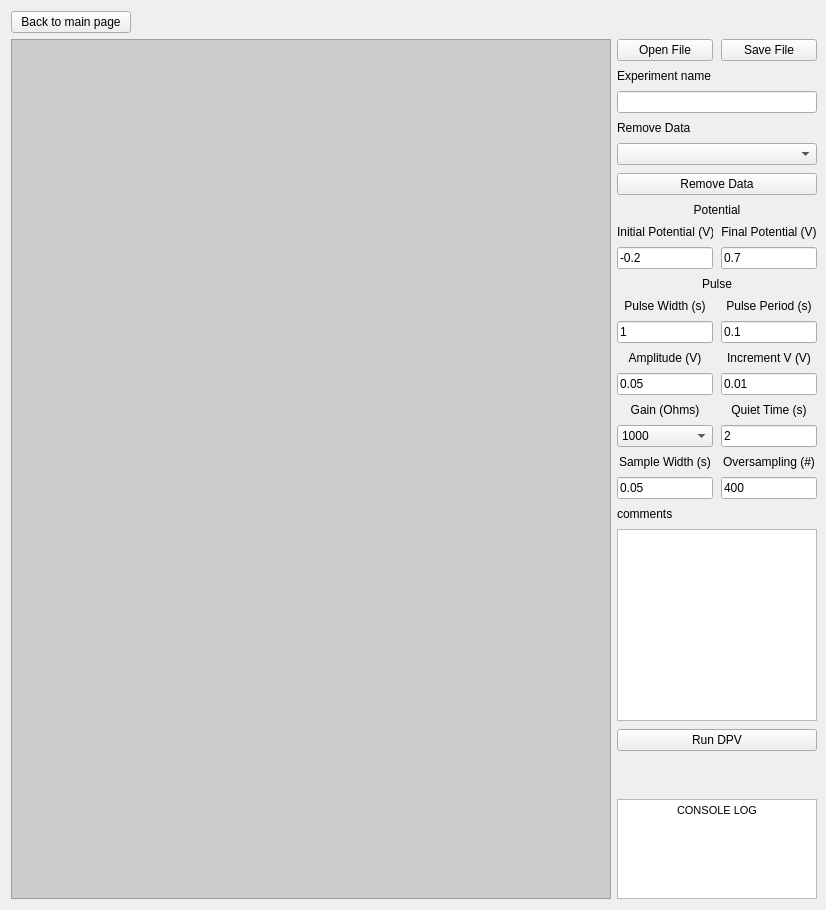
      <widget class="QWidget" name="dpv_page">
       <layout class="QGridLayout" name="gridLayout_12">
        <property name="rightMargin">
         <number>9</number>
        </property>
        <item row="1" column="0">
         <widget class="QPushButton" name="dpv_to_main_button">
          <property name="maximumSize">
           <size>
            <width>120</width>
            <height>16777215</height>
           </size>
          </property>
          <property name="text">
           <string>Back to main page</string>
          </property>
         </widget>
        </item>
        <item row="2" column="0">
         <layout class="QHBoxLayout" name="dpv_horizontal_layout">
          <item>
           <widget class="QGraphicsView" name="dpv_plot_widget_container">
            <property name="minimumSize">
             <size>
              <width>600</width>
              <height>300</height>
             </size>
            </property>
            <property name="styleSheet">
             <string notr="true">background-color:#CCCCCC;</string>
            </property>
           </widget>
          </item>
          <item>
           <layout class="QVBoxLayout" name="dpv_parameters">
            <property name="spacing">
             <number>8</number>
            </property>
            <item>
             <layout class="QGridLayout" name="dpv_file_layout">
              <item row="0" column="1">
               <widget class="QPushButton" name="dpv_save_file_button">
                <property name="text">
                 <string>Save File</string>
                </property>
               </widget>
              </item>
              <item row="0" column="0">
               <widget class="QPushButton" name="dpv_open_file_button">
                <property name="text">
                 <string>Open File</string>
                </property>
               </widget>
              </item>
             </layout>
            </item>
            <item>
             <widget class="QLabel" name="label_5">
              <property name="text">
               <string>Experiment name</string>
              </property>
             </widget>
            </item>
            <item>
             <widget class="QLineEdit" name="dpv_experiment_name">
              <property name="sizePolicy">
               <sizepolicy hsizetype="Ignored" vsizetype="Fixed">
                <horstretch>0</horstretch>
                <verstretch>0</verstretch>
               </sizepolicy>
              </property>
             </widget>
            </item>
            <item>
             <widget class="QLabel" name="label_6">
              <property name="text">
               <string>Remove Data</string>
              </property>
             </widget>
            </item>
            <item>
             <widget class="QComboBox" name="dpv_remove_data_combo_box"/>
            </item>
            <item>
             <widget class="QPushButton" name="dpv_remove_data_button">
              <property name="text">
               <string>Remove Data</string>
              </property>
             </widget>
            </item>
            <item>
             <widget class="QLabel" name="dpv_potential__label">
              <property name="text">
               <string>&lt;html&gt;&lt;head/&gt;&lt;body&gt;&lt;p align=&quot;center&quot;&gt;Potential&lt;/p&gt;&lt;/body&gt;&lt;/html&gt;</string>
              </property>
             </widget>
            </item>
            <item>
             <layout class="QGridLayout" name="dpv_potential_layout">
              <item row="0" column="1">
               <widget class="QLabel" name="dpv_final_potential_label">
                <property name="sizePolicy">
                 <sizepolicy hsizetype="Ignored" vsizetype="Preferred">
                  <horstretch>0</horstretch>
                  <verstretch>0</verstretch>
                 </sizepolicy>
                </property>
                <property name="text">
                 <string>&lt;html&gt;&lt;head/&gt;&lt;body&gt;&lt;p align=&quot;center&quot;&gt;Final Potential (V)&lt;/p&gt;&lt;/body&gt;&lt;/html&gt;</string>
                </property>
               </widget>
              </item>
              <item row="1" column="1">
               <widget class="QLineEdit" name="dpv_final_potential">
                <property name="sizePolicy">
                 <sizepolicy hsizetype="Ignored" vsizetype="Fixed">
                  <horstretch>0</horstretch>
                  <verstretch>0</verstretch>
                 </sizepolicy>
                </property>
                <property name="text">
                 <string>0.7</string>
                </property>
               </widget>
              </item>
              <item row="0" column="0">
               <widget class="QLabel" name="dpv_initial_potential_label">
                <property name="sizePolicy">
                 <sizepolicy hsizetype="Ignored" vsizetype="Preferred">
                  <horstretch>0</horstretch>
                  <verstretch>0</verstretch>
                 </sizepolicy>
                </property>
                <property name="text">
                 <string>&lt;html&gt;&lt;head/&gt;&lt;body&gt;&lt;p align=&quot;center&quot;&gt;Initial Potential (V)&lt;/p&gt;&lt;/body&gt;&lt;/html&gt;</string>
                </property>
               </widget>
              </item>
              <item row="1" column="0">
               <widget class="QLineEdit" name="dpv_initial_potential">
                <property name="sizePolicy">
                 <sizepolicy hsizetype="Ignored" vsizetype="Fixed">
                  <horstretch>0</horstretch>
                  <verstretch>0</verstretch>
                 </sizepolicy>
                </property>
                <property name="text">
                 <string>-0.2</string>
                </property>
               </widget>
              </item>
             </layout>
            </item>
            <item>
             <widget class="QLabel" name="dpv_pulse_label">
              <property name="text">
               <string>&lt;html&gt;&lt;head/&gt;&lt;body&gt;&lt;p align=&quot;center&quot;&gt;Pulse&lt;/p&gt;&lt;/body&gt;&lt;/html&gt;</string>
              </property>
             </widget>
            </item>
            <item>
             <layout class="QGridLayout" name="dpv_pulse_layout">
              <item row="0" column="0">
               <widget class="QLabel" name="dpv_pulse_width_label">
                <property name="sizePolicy">
                 <sizepolicy hsizetype="Ignored" vsizetype="Preferred">
                  <horstretch>0</horstretch>
                  <verstretch>0</verstretch>
                 </sizepolicy>
                </property>
                <property name="text">
                 <string>&lt;html&gt;&lt;head/&gt;&lt;body&gt;&lt;p align=&quot;center&quot;&gt;Pulse Width (s)&lt;/p&gt;&lt;/body&gt;&lt;/html&gt;</string>
                </property>
               </widget>
              </item>
              <item row="1" column="1">
               <widget class="QLineEdit" name="dpv_pulse_period">
                <property name="sizePolicy">
                 <sizepolicy hsizetype="Ignored" vsizetype="Fixed">
                  <horstretch>0</horstretch>
                  <verstretch>0</verstretch>
                 </sizepolicy>
                </property>
                <property name="text">
                 <string>0.1</string>
                </property>
               </widget>
              </item>
              <item row="1" column="0">
               <widget class="QLineEdit" name="dpv_pulse_width">
                <property name="sizePolicy">
                 <sizepolicy hsizetype="Ignored" vsizetype="Fixed">
                  <horstretch>0</horstretch>
                  <verstretch>0</verstretch>
                 </sizepolicy>
                </property>
                <property name="text">
                 <string>1</string>
                </property>
               </widget>
              </item>
              <item row="3" column="0">
               <widget class="QLineEdit" name="dpv_amplitude">
                <property name="sizePolicy">
                 <sizepolicy hsizetype="Ignored" vsizetype="Fixed">
                  <horstretch>0</horstretch>
                  <verstretch>0</verstretch>
                 </sizepolicy>
                </property>
                <property name="text">
                 <string>0.05</string>
                </property>
               </widget>
              </item>
              <item row="2" column="1">
               <widget class="QLabel" name="dpv_increment_label">
                <property name="sizePolicy">
                 <sizepolicy hsizetype="Ignored" vsizetype="Preferred">
                  <horstretch>0</horstretch>
                  <verstretch>0</verstretch>
                 </sizepolicy>
                </property>
                <property name="text">
                 <string>&lt;html&gt;&lt;head/&gt;&lt;body&gt;&lt;p align=&quot;center&quot;&gt;Increment V (V)&lt;/p&gt;&lt;/body&gt;&lt;/html&gt;</string>
                </property>
               </widget>
              </item>
              <item row="0" column="1">
               <widget class="QLabel" name="dpv_pulse_period_label">
                <property name="sizePolicy">
                 <sizepolicy hsizetype="Ignored" vsizetype="Preferred">
                  <horstretch>0</horstretch>
                  <verstretch>0</verstretch>
                 </sizepolicy>
                </property>
                <property name="text">
                 <string>&lt;html&gt;&lt;head/&gt;&lt;body&gt;&lt;p align=&quot;center&quot;&gt;Pulse Period (s)&lt;/p&gt;&lt;/body&gt;&lt;/html&gt;</string>
                </property>
               </widget>
              </item>
              <item row="3" column="1">
               <widget class="QLineEdit" name="dpv_increment_potential">
                <property name="sizePolicy">
                 <sizepolicy hsizetype="Ignored" vsizetype="Fixed">
                  <horstretch>0</horstretch>
                  <verstretch>0</verstretch>
                 </sizepolicy>
                </property>
                <property name="text">
                 <string>0.01</string>
                </property>
               </widget>
              </item>
              <item row="2" column="0">
               <widget class="QLabel" name="dpv_amplitude_label">
                <property name="sizePolicy">
                 <sizepolicy hsizetype="Ignored" vsizetype="Preferred">
                  <horstretch>0</horstretch>
                  <verstretch>0</verstretch>
                 </sizepolicy>
                </property>
                <property name="text">
                 <string>&lt;html&gt;&lt;head/&gt;&lt;body&gt;&lt;p align=&quot;center&quot;&gt;Amplitude (V)&lt;/p&gt;&lt;/body&gt;&lt;/html&gt;</string>
                </property>
               </widget>
              </item>
             </layout>
            </item>
            <item>
             <layout class="QGridLayout" name="gridLayout_14">
              <item row="3" column="0">
               <widget class="QLabel" name="dpv_sample_width_label">
                <property name="text">
                 <string>&lt;html&gt;&lt;head/&gt;&lt;body&gt;&lt;p align=&quot;center&quot;&gt;Sample Width (s)&lt;/p&gt;&lt;/body&gt;&lt;/html&gt;</string>
                </property>
               </widget>
              </item>
              <item row="1" column="0">
               <widget class="QLabel" name="dpv_gain_label">
                <property name="text">
                 <string>&lt;html&gt;&lt;head/&gt;&lt;body&gt;&lt;p align=&quot;center&quot;&gt;Gain (Ohms)&lt;/p&gt;&lt;/body&gt;&lt;/html&gt;</string>
                </property>
               </widget>
              </item>
              <item row="1" column="1">
               <widget class="QLabel" name="dpv_quiet_time_label">
                <property name="text">
                 <string>&lt;html&gt;&lt;head/&gt;&lt;body&gt;&lt;p align=&quot;center&quot;&gt;Quiet Time (s)&lt;/p&gt;&lt;/body&gt;&lt;/html&gt;</string>
                </property>
               </widget>
              </item>
              <item row="2" column="0">
               <widget class="QComboBox" name="dpv_gain_combo_box">
                <property name="currentText">
                 <string>1000</string>
                </property>
                <item>
                 <property name="text">
                  <string>1000</string>
                 </property>
                </item>
                <item>
                 <property name="text">
                  <string>10000</string>
                 </property>
                </item>
                <item>
                 <property name="text">
                  <string>100000</string>
                 </property>
                </item>
               </widget>
              </item>
              <item row="2" column="1">
               <widget class="QLineEdit" name="dpv_quiet_time">
                <property name="sizePolicy">
                 <sizepolicy hsizetype="Ignored" vsizetype="Fixed">
                  <horstretch>0</horstretch>
                  <verstretch>0</verstretch>
                 </sizepolicy>
                </property>
                <property name="text">
                 <string>2</string>
                </property>
               </widget>
              </item>
              <item row="4" column="0">
               <widget class="QLineEdit" name="dpv_sample_width">
                <property name="sizePolicy">
                 <sizepolicy hsizetype="Ignored" vsizetype="Fixed">
                  <horstretch>0</horstretch>
                  <verstretch>0</verstretch>
                 </sizepolicy>
                </property>
                <property name="text">
                 <string>0.05</string>
                </property>
               </widget>
              </item>
              <item row="3" column="1">
               <widget class="QLabel" name="dpv_oversampling_label">
                <property name="text">
                 <string>&lt;html&gt;&lt;head/&gt;&lt;body&gt;&lt;p align=&quot;center&quot;&gt;Oversampling (#)&lt;/p&gt;&lt;/body&gt;&lt;/html&gt;</string>
                </property>
               </widget>
              </item>
              <item row="4" column="1">
               <widget class="QLineEdit" name="dpv_oversampling">
                <property name="sizePolicy">
                 <sizepolicy hsizetype="Ignored" vsizetype="Fixed">
                  <horstretch>0</horstretch>
                  <verstretch>0</verstretch>
                 </sizepolicy>
                </property>
                <property name="text">
                 <string>400</string>
                </property>
               </widget>
              </item>
             </layout>
            </item>
            <item>
             <widget class="QLabel" name="label_8">
              <property name="text">
               <string>comments</string>
              </property>
             </widget>
            </item>
            <item>
             <widget class="QTextEdit" name="dpv_comments_textEdit">
              <property name="sizePolicy">
               <sizepolicy hsizetype="Ignored" vsizetype="Expanding">
                <horstretch>0</horstretch>
                <verstretch>0</verstretch>
               </sizepolicy>
              </property>
             </widget>
            </item>
            <item>
             <widget class="QPushButton" name="run_dpv_button">
              <property name="text">
               <string>Run DPV</string>
              </property>
             </widget>
            </item>
            <item>
             <spacer name="verticalSpacer_5">
              <property name="orientation">
               <enum>Qt::Vertical</enum>
              </property>
              <property name="sizeHint" stdset="0">
               <size>
                <width>20</width>
                <height>40</height>
               </size>
              </property>
             </spacer>
            </item>
            <item>
             <widget class="QTextEdit" name="dpv_console_log">
              <property name="sizePolicy">
               <sizepolicy hsizetype="Minimum" vsizetype="Minimum">
                <horstretch>0</horstretch>
                <verstretch>0</verstretch>
               </sizepolicy>
              </property>
              <property name="maximumSize">
               <size>
                <width>200</width>
                <height>100</height>
               </size>
              </property>
              <property name="readOnly">
               <bool>true</bool>
              </property>
              <property name="html">
               <string>&lt;!DOCTYPE HTML PUBLIC &quot;-//W3C//DTD HTML 4.0//EN&quot; &quot;http://www.w3.org/TR/REC-html40/strict.dtd&quot;&gt;
&lt;html&gt;&lt;head&gt;&lt;meta name=&quot;qrichtext&quot; content=&quot;1&quot; /&gt;&lt;meta charset=&quot;utf-8&quot; /&gt;&lt;style type=&quot;text/css&quot;&gt;
p, li { white-space: pre-wrap; }
hr { height: 1px; border-width: 0; }
li.unchecked::marker { content: &quot;\2610&quot;; }
li.checked::marker { content: &quot;\2612&quot;; }
&lt;/style&gt;&lt;/head&gt;&lt;body style=&quot; font-family:'Segoe UI'; font-size:9pt; font-weight:400; font-style:normal;&quot;&gt;
&lt;p align=&quot;center&quot; style=&quot; margin-top:0px; margin-bottom:0px; margin-left:0px; margin-right:0px; -qt-block-indent:0; text-indent:0px;&quot;&gt;&lt;span style=&quot; font-family:'MS Shell Dlg 2'; font-size:8.25pt;&quot;&gt;CONSOLE LOG&lt;/span&gt;&lt;/p&gt;&lt;/body&gt;&lt;/html&gt;</string>
              </property>
             </widget>
            </item>
           </layout>
          </item>
         </layout>
        </item>
       </layout>
      </widget>
